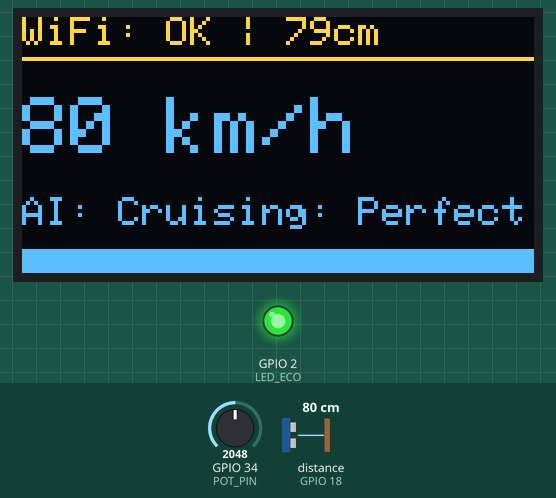
The program below on a simulated ESP32. Parts: 128×64 one-colour display, output pins drawn as LEDs (lit = HIGH). Wiring (from diagram.json): ultrasonic range finder: trigger GPIO 5; echo GPIO 18. The inputs (shaded band) are chosen by the test bench; at power-on: distance to the obstacle (sensor on GPIO 18) 80 cm, GPIO 34 (POT_PIN) = 2048. The echo pulse lasts 58.3 µs per cm; the OLED is the two-colour kind (top 16 rows yellow); WiFi joins after 1.5 s; servers stay silent unless stated; pins used as bus, display or sensor lines are not drawn; what the program prints to the serial monitor is not drawn.

Above: at 3.7 s.
3.8 s: distance to the obstacle (sensor on GPIO 18) set to 55 cm
At 5.1 s:
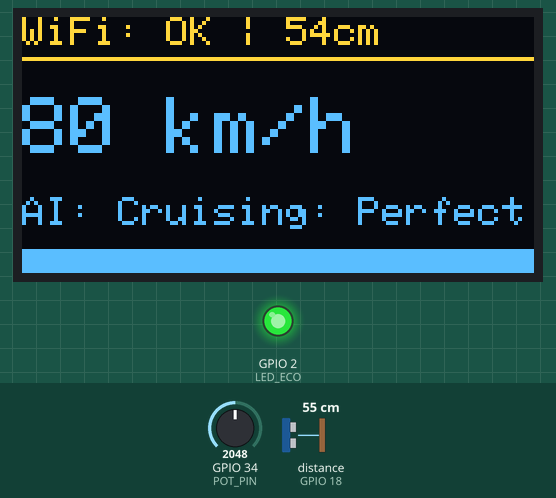
5.4 s: distance to the obstacle (sensor on GPIO 18) set to 47 cm
At 6.6 s:
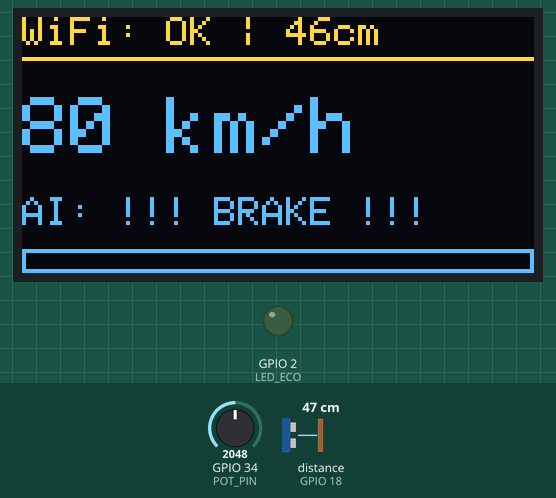
7.0 s: GPIO 34 (POT_PIN) set to 163
At 7.9 s:
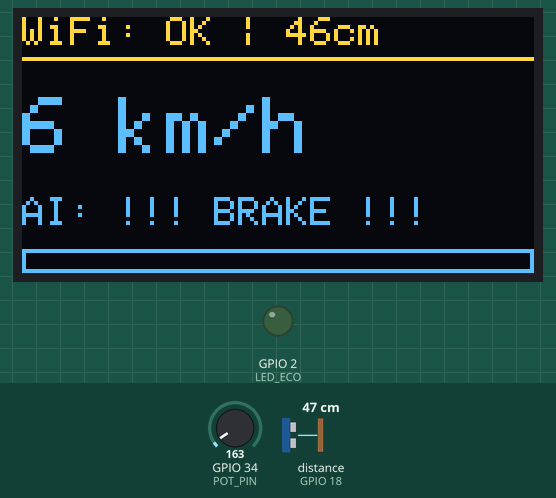
8.6 s: GPIO 34 (POT_PIN) set to 147
At 9.2 s:
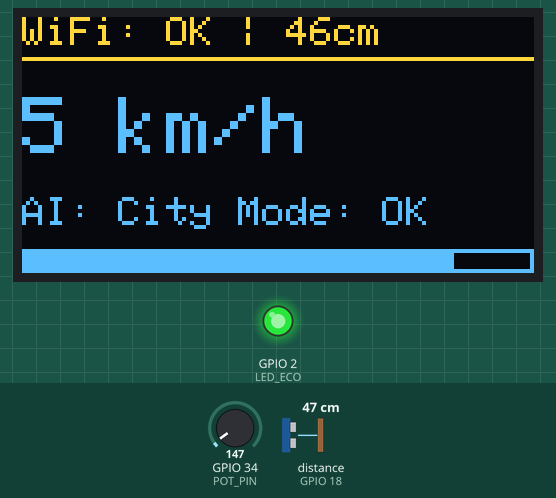
10.2 s: GPIO 34 (POT_PIN) set to 27
At 11.5 s:
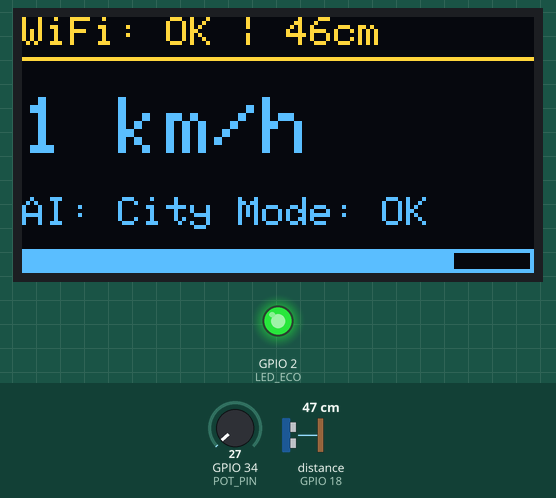
11.8 s: GPIO 34 (POT_PIN) set to 23
At 13.1 s:
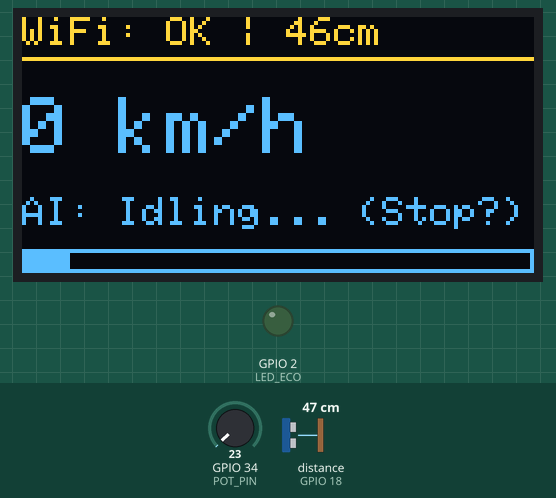
Timing chart, 0 to 14.4 s (numbered marks = the images above; inputs shaded):
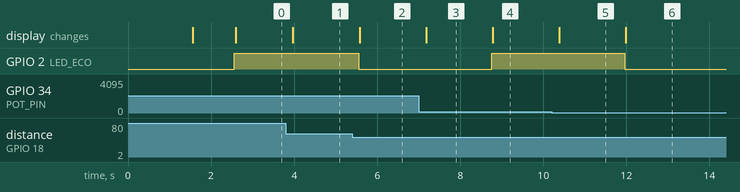

Measured:
- the behaviour switches between 51 and 50 cm on distance to the obstacle (sensor on GPIO 18) (found by bisection; images 1 and 2)
- the behaviour switches between 154 and 153 on GPIO 34 (POT_PIN) (found by bisection; images 3 and 4)
- the behaviour switches between 26 and 25 on GPIO 34 (POT_PIN) (found by bisection; images 5 and 6)
- after the input at 3.8 s, the display: changes after 0.17 s (image 1)
- after the input at 5.4 s, GPIO 2 (LED_ECO): HIGH → LOW after 0.15 s; the display: changes after 0.18 s (image 2)
- after the input at 7.0 s, the display: changes after 0.18 s (image 3)
- after the input at 8.6 s, GPIO 2 (LED_ECO): LOW → HIGH after 0.16 s; the display: changes after 0.18 s (image 4)
- after the input at 10.2 s, the display: changes after 0.19 s (image 5)
- after the input at 11.8 s, GPIO 2 (LED_ECO): HIGH → LOW after 0.16 s; the display: changes after 0.19 s (image 6)

The program:

main.cpp
```cpp
#include <Arduino.h>
#include <WiFi.h>
#include <HTTPClient.h>
#include <Wire.h>
#include <Adafruit_GFX.h>
#include <Adafruit_SSD1306.h>

const char* apiKey = "5LP7Y9QQ5XZGX1QY";
const char* server = "http://api.thingspeak.com";
const char* ssid = "Wokwi-GUEST";
const char* password = "";

#define SCREEN_WIDTH 128
#define SCREEN_HEIGHT 64
Adafruit_SSD1306 display(SCREEN_WIDTH, SCREEN_HEIGHT, &Wire, -1);

#define POT_PIN 34
#define TRIG_PIN 5
#define ECHO_PIN 18
#define LED_ECO 2

int speedKmh = 0;
long distanceCm = 0;
int fuelEff = 100;
String aiTip = "Ready";

void setup_wifi();
void sendToThingSpeak();
void updateDisplay();
void runAiEcoLogic();
long readDistance();

void setup() {
  Serial.begin(115200);
  setup_wifi();

  pinMode(TRIG_PIN, OUTPUT);
  pinMode(ECHO_PIN, INPUT);
  pinMode(LED_ECO, OUTPUT);

  if(!display.begin(SSD1306_SWITCHCAPVCC, 0x3C)) {
    Serial.println(F("SSD1306 failed"));
    for(;;);
  }
  display.clearDisplay();
  display.setTextColor(SSD1306_WHITE);
  display.println("On-Board AI Init...");
  display.display();
  delay(1000);
}

void loop() {
  int val = analogRead(POT_PIN);
  speedKmh = map(val, 0, 4095, 0, 160);

  distanceCm = readDistance();

  runAiEcoLogic();

  updateDisplay();

  static unsigned long timer = 0;
  if (millis() - timer > 15000) {
    timer = millis();
    sendToThingSpeak();
  }

  delay(200);
}

void runAiEcoLogic() {

  if (distanceCm < 50 && speedKmh > 5) {
    aiTip = "!!! BRAKE !!!";
    fuelEff = 0;
    digitalWrite(LED_ECO, LOW);
    return;
  }

  if (speedKmh == 0) {
    aiTip = "Idling... (Stop?)";
    fuelEff = 10;
    digitalWrite(LED_ECO, LOW);
  }
  else if (speedKmh > 0 && speedKmh <= 60) {
    aiTip = "City Mode: OK";
    fuelEff = 85;
    digitalWrite(LED_ECO, HIGH);
  }
  else if (speedKmh > 60 && speedKmh <= 90) {
    aiTip = "Cruising: Perfect";
    fuelEff = 100;
    digitalWrite(LED_ECO, HIGH);
  }
  else if (speedKmh > 90 && speedKmh <= 120) {
    aiTip = "Drag high. Slow down";
    fuelEff = 70;
    digitalWrite(LED_ECO, LOW);
  }
  else {
    aiTip = "Fuel Waste! >120";
    fuelEff = 40;
    digitalWrite(LED_ECO, LOW);
  }
}

long readDistance() {
  digitalWrite(TRIG_PIN, LOW);
  delayMicroseconds(2);
  digitalWrite(TRIG_PIN, HIGH);
  delayMicroseconds(10);
  digitalWrite(TRIG_PIN, LOW);
  long duration = pulseIn(ECHO_PIN, HIGH);
  long cm = duration * 0.034 / 2;
  if (cm > 400) cm = 400;
  return cm;
}

void updateDisplay() {
  display.clearDisplay();

  display.setTextSize(1);
  display.setCursor(0,0);
  display.print("WiFi: OK | "); display.print(distanceCm); display.println("cm");

  display.drawLine(0, 10, 128, 10, SSD1306_WHITE);

  display.setTextSize(2);
  display.setCursor(0, 20);
  display.print(speedKmh); display.println(" km/h");

  display.setTextSize(1);
  display.setCursor(0, 45);
  display.print("AI: "); display.println(aiTip);

  display.drawRect(0, 58, 128, 6, SSD1306_WHITE);
  display.fillRect(0, 58, (128 * fuelEff) / 100, 6, SSD1306_WHITE);

  display.display();
}

void setup_wifi() {
  Serial.print("WiFi");
  WiFi.begin(ssid, password);
  while (WiFi.status() != WL_CONNECTED) {
    delay(500); Serial.print(".");
  }
  Serial.println(" OK");
}

void sendToThingSpeak() {
  if (WiFi.status() == WL_CONNECTED) {
    HTTPClient http;
    String url = String(server) + "/update?api_key=" + String(apiKey) +
                 "&field1=" + String(speedKmh) +
                 "&field2=" + String(distanceCm) +
                 "&field3=" + String(fuelEff);
    http.begin(url);
    http.GET();
    http.end();
  }
}
```
